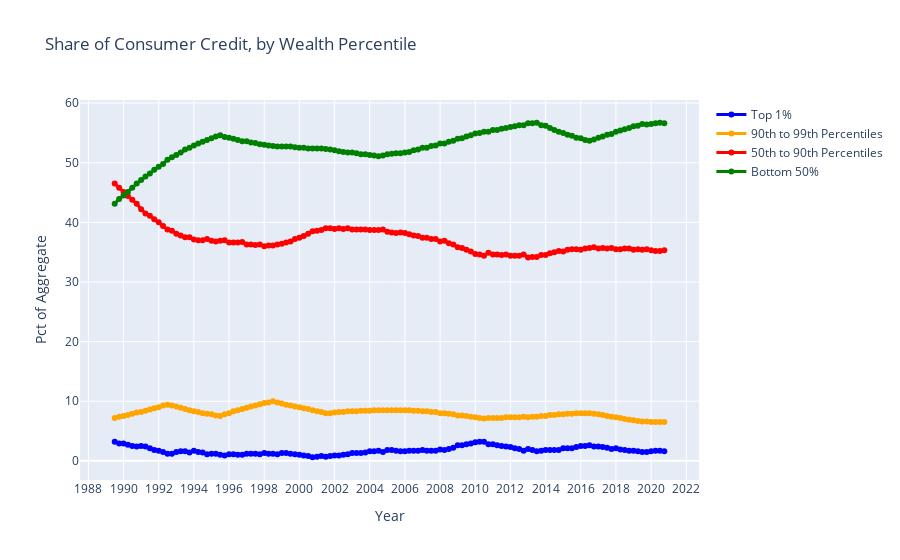

Write notebook code for a chart like this one.
### Code cell
# Share of Consumer Credit held by Wealth Percentile
line_width = 3
wealth_dict = {
    'Top 1%': ['WFRBST01130', 'blue'],
    '90th to 99th Percentiles': ['WFRBSN09157', 'orange'],
    '50th to 90th Percentiles': ['WFRBSN40184', 'red'],
    'Bottom 50%': ['WFRBSB50211', 'green']
}

# Create a style traces
fig = go.Figure()

for k, v in races_dict.items():
    current_df = fred.get_series_df(wealth_dict[k][0])[['date', 'value']]
    filter_ = (current_df['date'] >= '1989-07-01') & (current_df['date'] <= '2020-10-01')

    fig.add_trace(go.Line(x=current_df[filter_].iloc[:, 0],
                          y=current_df[filter_].iloc[:, 1],
                          mode='lines+markers',
                          name=f'{k}',
                          line=dict(color=wealth_dict[k][1], width=line_width)))

# Edit layout
fig.update_layout(title='Share of Consumer Credit, by Wealth Percentile',
                  xaxis_title = 'Year',
                  yaxis_title = 'Pct of Aggregate')

fig.update_yaxes(nticks=10)

fig.update_xaxes(nticks=30)

fig.show();
